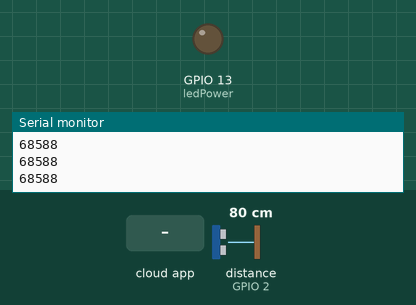
The sketch below on a simulated ESP8266 (NodeMCU). Parts: output pins drawn as LEDs (lit = HIGH), the last lines printed to the serial monitor. Wiring (inferred from the names in the program): ultrasonic range finder: trigger GPIO 4; echo GPIO 2. The inputs (shaded band) are chosen by the test bench; at power-on: distance to the obstacle (sensor on GPIO 2) 80 cm. The echo pulse lasts 58.3 µs per cm; WiFi joins after 1.5 s; servers stay silent unless stated; the Firebase database answers and starts empty; pins used as bus, display or sensor lines are not drawn.

Above: at 2.7 s.
2.8 s: the phone or cloud app sets LEDSTATUS to 1
At 4.0 s:
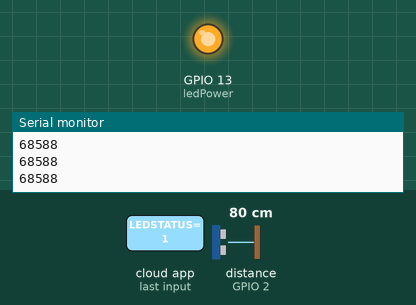
4.3 s: the phone or cloud app sets LEDSTATUS to 0
At 5.2 s:
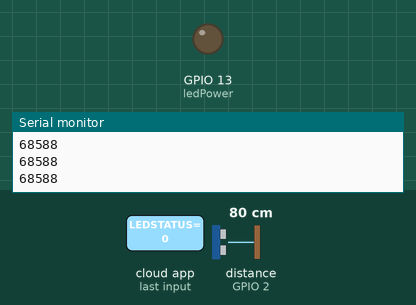
Timing chart, 0 to 7.3 s (numbered marks = the images above; inputs shaded):
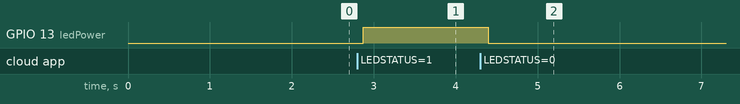

The sketch:

arduino.ino
```cpp
 #include <FirebaseArduino.h>
#include <ESP8266WiFi.h>

#define WIFI_SSID "****"
#define WIFI_PASSWORD "****"

//this firebase project was deleted
//you'll need to enter your own firebase info
#define FIREBASE_HOST "***********.firebaseio.com"

int trigPin=4;
int echoPin=2;
int ledPower = 13;
long duration;
float distance;

void setup() {
  // put your setup code here, to run once:
  Serial.begin(9600);

  pinMode(trigPin, OUTPUT);
  pinMode(echoPin, INPUT);

  WiFi.begin(WIFI_SSID, WIFI_PASSWORD);
  Serial.print("connecting");
  while (WiFi.status() != WL_CONNECTED) {
    Serial.print(".");
    delay(500);
  }
  Serial.println();
  Serial.print("connected: ");
  Serial.println(WiFi.localIP());

  Firebase.begin(FIREBASE_HOST);
  pinMode(ledPower, OUTPUT);
}

int calculateDistance(){

  digitalWrite(trigPin, LOW);
  delayMicroseconds(2);

  digitalWrite(trigPin, HIGH);
  delayMicroseconds(10);
  digitalWrite(trigPin, LOW);
  duration = pulseIn(echoPin, HIGH);
  distance= duration/0.034/2;
  return distance;
}

void loop() {
  String LEDSTATUS1 = Firebase.getString("LEDSTATUS");

  if(LEDSTATUS1 == "1")
  {
    digitalWrite(ledPower, HIGH);
    int distance= calculateDistance();
    Serial.println(distance);
    Firebase.setFloat ("distance of object",distance);
  }

  else {
    digitalWrite(ledPower, LOW);
    int distance= calculateDistance();
     Serial.println(distance);
    Firebase.setFloat ("distance of object",distance);
  }


}
```

Measured:
- after the input at 2.8 s, GPIO 13 (ledPower): LOW → HIGH after 0.07 s
- after the input at 4.3 s, GPIO 13 (ledPower): HIGH → LOW after 0.10 s
